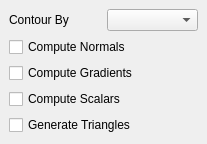
<ui version="4.0" >
 <class>pqContourControls</class>
 <widget class="QWidget" name="pqContourControls" >
  <property name="geometry" >
   <rect>
    <x>0</x>
    <y>0</y>
    <width>207</width>
    <height>114</height>
   </rect>
  </property>
  <property name="windowTitle" >
   <string>Form</string>
  </property>
  <layout class="QGridLayout" >
   <property name="leftMargin" >
    <number>9</number>
   </property>
   <property name="topMargin" >
    <number>9</number>
   </property>
   <property name="rightMargin" >
    <number>9</number>
   </property>
   <property name="bottomMargin" >
    <number>9</number>
   </property>
   <property name="horizontalSpacing" >
    <number>6</number>
   </property>
   <property name="verticalSpacing" >
    <number>6</number>
   </property>
   <item row="4" column="0" colspan="2" >
    <widget class="QCheckBox" name="GenerateTriangles" >
     <property name="text" >
      <string>Generate Triangles</string>
     </property>
    </widget>
   </item>
   <item row="3" column="0" colspan="2" >
    <widget class="QCheckBox" name="ComputeScalars" >
     <property name="text" >
      <string>Compute Scalars</string>
     </property>
    </widget>
   </item>
   <item row="2" column="0" colspan="2" >
    <widget class="QCheckBox" name="ComputeGradients" >
     <property name="text" >
      <string>Compute Gradients</string>
     </property>
    </widget>
   </item>
   <item row="1" column="0" colspan="2" >
    <widget class="QCheckBox" name="ComputeNormals" >
     <property name="text" >
      <string>Compute Normals</string>
     </property>
    </widget>
   </item>
   <item row="0" column="1" >
    <widget class="QComboBox" name="SelectInputScalars" />
   </item>
   <item row="0" column="0" >
    <widget class="QLabel" name="label_7" >
     <property name="text" >
      <string>Contour By</string>
     </property>
    </widget>
   </item>
  </layout>
 </widget>
 <tabstops>
  <tabstop>SelectInputScalars</tabstop>
  <tabstop>ComputeNormals</tabstop>
  <tabstop>ComputeGradients</tabstop>
  <tabstop>ComputeScalars</tabstop>
  <tabstop>GenerateTriangles</tabstop>
 </tabstops>
 <resources/>
 <connections/>
</ui>
